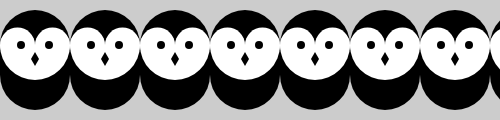
Frame 1 (no input)
Frame 60 (no input): identical to frame 1, image omitted
Frame 120 (the mouse pressed at the canvas centre since frame 60): identical to frame 1, image omitted

The p5.js sketch that drew this single still picture (run headless with seeded random() and noise() and a simulated clock; from frame 60 on, the mouse is pressed at the canvas centre):

// p5.js sketch
// ── sketch.js
/* 
note:
  translate() is used to move the origin (0, 0) to 110 pixeis over and 110 pixeis down. 

*/

function setup(){
  createCanvas(500, 120);
}

function draw(){
  background(204);
  for (var x = 35; x < width + 70; x += 70){
    owl(x, 110);
  }
}
  
function owl(x, y){
  push();
  translate(x, y);
  stroke(0);
  strokeWeight(70);
  line(0, -35, 0, -65); // body
  noStroke();
  fill(255);
  ellipse(-17.5, -65, 35, 35); // left eye dome
  ellipse(17.5, -65, 35, 35); // right eye dome
  arc(0, -65, 70, 70, 0, PI); // chin
  fill(0);
  ellipse(-14, -65, 8, 8); // left eye 
  ellipse(14, -65, 8, 8); // right eye
  quad(0, -58, 4, -51, 0, -44, -4, -51); // beak 
  pop();
}
  
